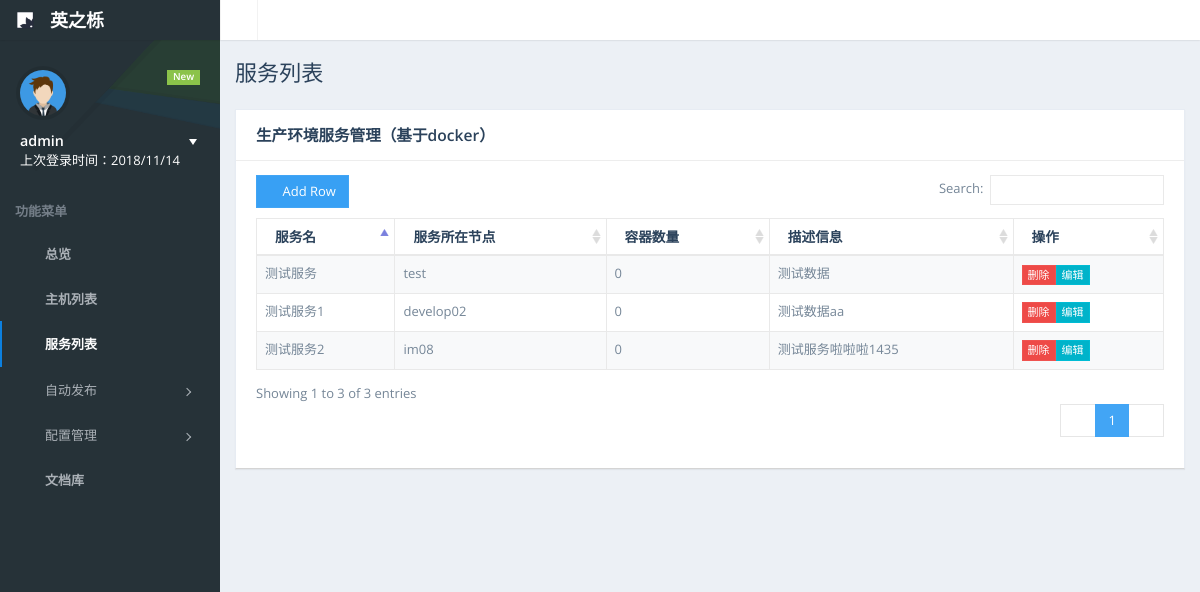
Page /servicemanager/ (signed in) on the earlier database version.
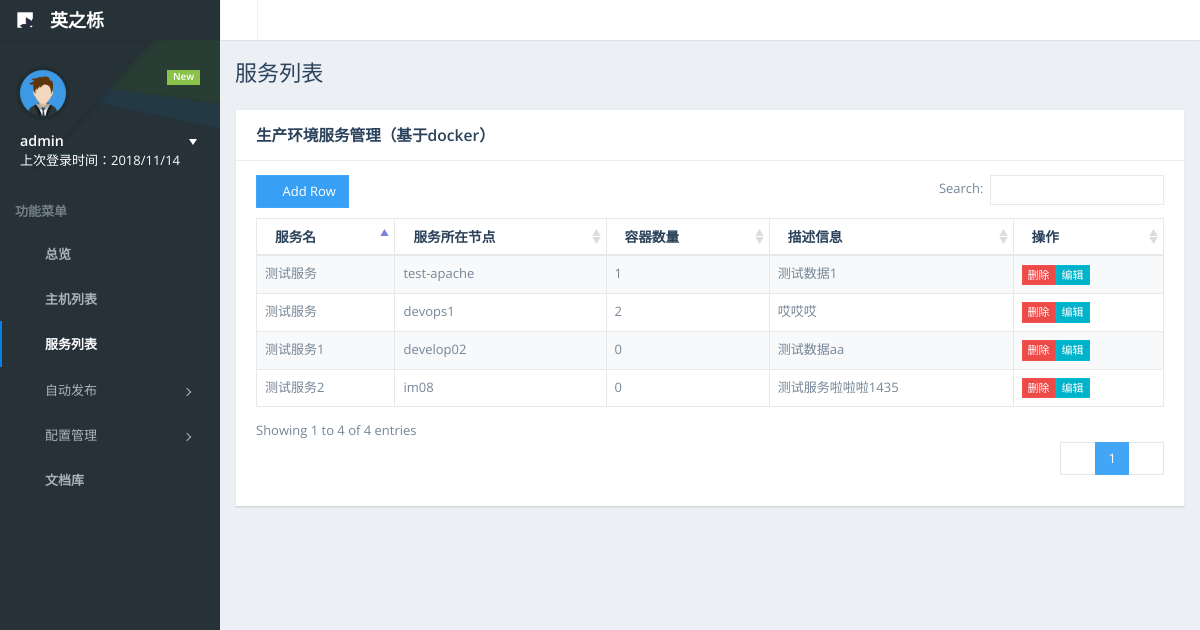
Same page on the later database version.
### hostmanager/models.py (models this page shows)
class ServiceManager(models.Model):                       # 服务管理表
    servicename = models.CharField(max_length=64)
    port = models.CharField(max_length=64)
    path = models.CharField(max_length=64)
    number = models.IntegerField(default=0)
    desc = models.CharField(max_length=64)
    inhost = models.ForeignKey(EteamsHost)

### hostmanager/views.py (the view)
# urls.py: url(r'^servicemanager/', views.SM.as_view()),
class SM(views.View):
    @method_decorator(auth_check)
    def get(self, request, *args, **kwargs):
        msg = {}
        user = request.session.get('user', '游客')
        msg.update({'user': user})
        thead_list, quertset, editformobj, addformobj = configanalysis.configanalysis(servicemanager.config)
        return render(request, 'servicemanager.html', {'msg': msg, 'thead_list': thead_list, 'oadd': addformobj, 'oedit': editformobj, 'hg':quertset})

### hostmanager/utils/configanalysis.py (called while the page is built)
def operationbuttonhtml(config, id):
    htmlstring = ''
    for i in config['operation']:
        button_type = i['button_type']
        if button_type == 'delete':
            cssclass = 'btn-danger'
        elif button_type == 'info':
            cssclass = 'btn-danger'
        elif button_type == 'edit':
            cssclass = 'btn-info'
        else: cssclass = 'btn-warning'
        htmlstring += '<a class="btn btn-xs {}" href="#" button_type="{}" uri="{}" rowid="{}">{}</a>'.format(cssclass, button_type, i['uri_prefix'], id, i['name'])
    return htmlstring

### hostmanager/views.py (called while the page is built)
def auth_check(func):
    def inner(request, *args, **kwargs):
        is_auth = request.session.get('is_auth', False)
        if not is_auth:
            request.session['redirect_target'] = request.path
            return redirect("/login")
        else:
            return func(request, *args, **kwargs)
    return inner

### templates/servicemanager.html (shortened to what this page needs)
{% extends "base.html" %}
{% block css_js %}
    <link href="/static/plugins/datatables/media/css/dataTables.bootstrap.css" rel="stylesheet">
	<link href="/static/plugins/datatables/extensions/Responsive/css/dataTables.responsive.css" rel="stylesheet">
    <link href="/static/plugins/chosen/chosen.min.css" rel="stylesheet">
{% endblock %}
{% block active-link-li-3 %}
    class="active-link"
{% endblock %}
{% block content-container %}
    <div id="page-title">
        <h1 class="page-header text-overflow">服务列表</h1>
    </div>
    <div id="page-content">
        <div class="panel">
            <div class="panel-heading">
                <h3 class="panel-title">生产环境服务管理（基于docker）</h3>
            </div>
            <div id="demo-custom-toolbar2" class="table-toolbar-left">
                <button id="demo-dt-addrow-btn" class="btn btn-primary"><i class="demo-pli-plus"></i> Add Row</button>
            </div>
            <div class="panel-body">
                <table id="demo-dt-addrow" class="table table-striped table-bordered" cellspacing="0" width="100%">
                    <thead>
                        <tr>
                            {% for i in thead_list %}
                                <th>{{ i }}</th>
                            {% endfor %}
                        </tr>
                    </thead>
                    <tbody>
                        {% autoescape off %}
                            {% for row in hg %}
                                <tr>
                                    {% for field in row %}
                                        <td>{{ field }}</td>
                                    {% endfor %}
                                </tr>
                            {% endfor %}
                        {% endautoescape %}
                    </tbody>
                </table>
            </div>
        </div>
    </div>
{% endblock %}

### templates/base.html (shortened to what this page needs)
<!DOCTYPE html>
<html lang="en">
<head>
    <link href="/static/css/bootstrap.min.css" rel="stylesheet">
    <link href="/static/css/nifty.min.css" rel="stylesheet">
    <link href="/static/css/demo/nifty-demo-icons.min.css" rel="stylesheet">
    <link href="/static/css/demo/nifty-demo.min.css" rel="stylesheet">
    <link href="/static/plugins/morris-js/morris.min.css" rel="stylesheet">
    <link href="/static/plugins/magic-check/css/magic-check.min.css" rel="stylesheet">
    <link href="/static/plugins/pace/pace.min.css" rel="stylesheet">
    {% block css_js %}{% endblock %}
</head>
<body>
    <div id="container" class="effect aside-float aside-bright mainnav-lg">
        <header id="navbar">
            <div id="navbar-container" class="boxed">
                <div class="navbar-header">
                    <a href="index.html" class="navbar-brand">
                        <img src="/static/img/logo.png" alt="Nifty Logo" class="brand-icon">
                        <div class="brand-title">
                            <span class="brand-text">英之栎</span>
                        </div>
                    </a>
                </div>
                <div class="navbar-content clearfix">
                    <ul class="nav navbar-top-links pull-left">
                        <li class="tgl-menu-btn">
                            <a class="mainnav-toggle" href="#">
                                <i class="demo-pli-view-list"></i>
                            </a>
                        </li>
                    </ul>
                </div>
            </div>
        </header>
        <div class="boxed">
            <div id="content-container">
                {% block content-container %}
                {% endblock %}
            </div>
            <nav id="mainnav-container">
                <div id="mainnav">
                    <div id="mainnav-menu-wrap">
                        <div class="nano">
                            <div class="nano-content">
                                <div id="mainnav-profile" class="mainnav-profile">
                                    <div class="profile-wrap">
                                        <div class="pad-btm">
                                            <span class="label label-success pull-right">New</span>
                                            <img class="img-circle img-sm img-border" src="/static/img/profile-photos/1.png" alt="Profile Picture">
                                        </div>
                                        <a href="#profile-nav" class="box-block" data-toggle="collapse" aria-expanded="false">
                                            <span class="pull-right dropdown-toggle">
                                                <i class="dropdown-caret"></i>
                                            </span>
                                            <p class="mnp-name">{{ msg.user }}</p>
                                            <span class="mnp-desc">上次登录时间：2018/11/14</span>
                                        </a>
                                    </div>
                                </div>
                                <ul id="mainnav-menu" class="list-group">
						            <li class="list-header">功能菜单</li>
						            <li {% block active-link-li-1 %}{% endblock %}>
						                <a href="/index">
						                    <i class="demo-psi-home"></i>
						                    <span class="menu-title">
												<strong>总览</strong>
											</span>
						                </a>
						            </li>
                                    <li {% block active-link-li-2 %}{% endblock %}>
						                <a href="/hostlist">
						                    <i class="demo-psi-split-vertical-2"></i>
						                    <span class="menu-title">
												<strong>主机列表</strong>
											</span>
						                </a>
						            </li>
                                    <li {% block active-link-li-3 %}{% endblock %}>
						                <a href="/servicemanager">
						                    <i class="demo-psi-boot-2"></i>
						                    <span class="menu-title">
												<strong>服务列表</strong>
											</span>
						                </a>
						            </li>
                                    <li {% block active-link-li-4 %}{% endblock %}>
                                        <a href="#" aria-expanded="true">
                                            <i class="demo-psi-mail"></i>
                                            <span class="menu-title">自动发布</span>
                                            <i class="arrow"></i>
                                        </a>
                                    </li>
                                    <li {% block active-link-li-5 %}{% endblock %}>
                                        <a href="#" aria-expanded="true">
                                            <i class="demo-psi-mail"></i>
                                            <span class="menu-title">配置管理</span>
                                            <i class="arrow"></i>
                                        </a>
                                    </li>
						            <li {% block active-link-li-6 %}{% endblock %}>
						                <a href="/documents/">
						                    <i class="demo-psi-receipt-4"></i>
						                    <span class="menu-title">
												<strong>文档库</strong>
											</span>
						                </a>
						            </li>
                                </ul>
                            </div>
                        </div>
                    </div>
                </div>
            </nav>
        </div>
    </div>
</body>
</html>

Differences in the rows shown:
added ServiceManager: row "测试服务" "哎哎哎"
Other differences:
text written by a page script: "Search: Showing 1 to 3 of 3 entries 1" → "Search: Showing 1 to 4 of 4 entries 1"
list line gone: "test 0"
new list line: "test-apache 1"
list line gone: "测试数据"
new list line: "测试数据1"
new list line: "devops1 2 删除 编辑"
